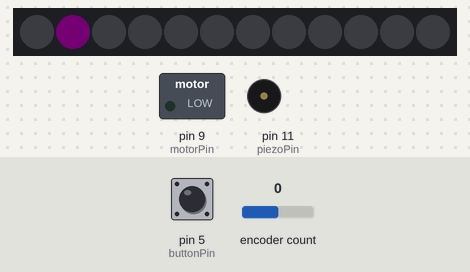
A sketch run on a simulated Arduino Uno, built with avr-gcc and run on an emulated ATmega328P. On the bench: 12 RGB LEDs in strip order, left to right, switched loads named in the sketch (green lamp = pin HIGH), buzzer (waves = sounding, pin HIGH). The test bench sets the inputs (shaded band); at power-on: pin 5 (buttonPin) HIGH, encoder count 0. Dim RGB values are drawn brighter than linear.

Above: at 3.4 s.
3.5 s: pin 5 (buttonPin) pulled LOW for 0.15 s
At 6.4 s:
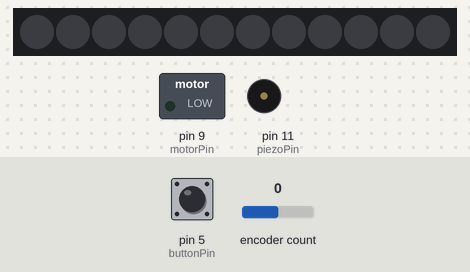
6.6 s: encoder count set to 1
At 7.07 s:
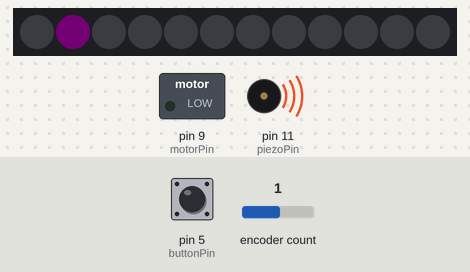
8.6 s: encoder count set to 0
At 9.7 s:
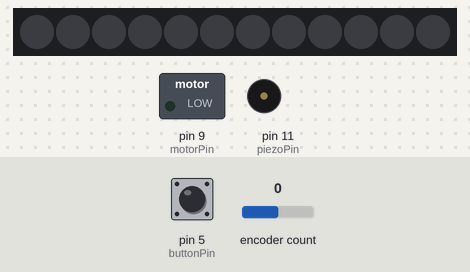
10.2 s: pin 5 (buttonPin) pulled LOW for 1 s
At 13.4 s:
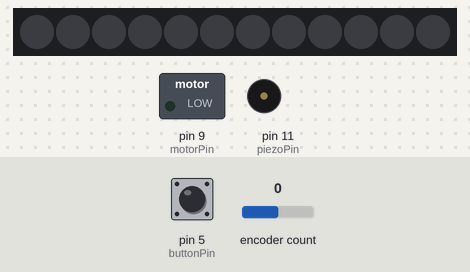
14.0 s: pin 5 (buttonPin) pulled LOW for 3.2 s
At 17.5 s:
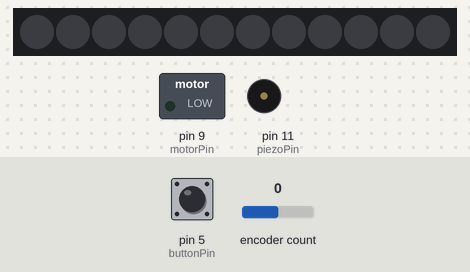
18.7 s: encoder count set to 4
At 19.8 s:
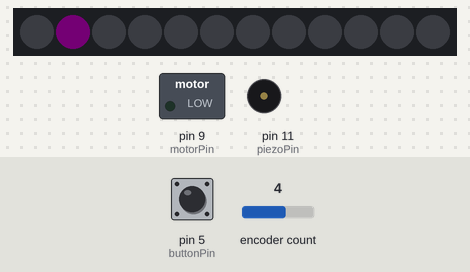
Timing chart, 0 to 21.3 s (numbered marks = the images above; inputs shaded):
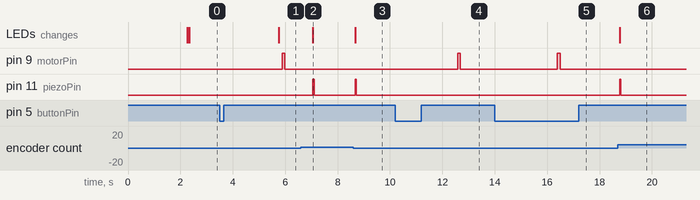

The sketch:

irVolume.ino
```cpp
/*-----------------------------------------
 "irVolume.ino"
Arduino controlled volume dial that transmits IR codes to a regular hifi-amplifier.
The dial also have some haptic and light feedback.
-----------------------------------------*/

#include <IRLib.h>
#include <Encoder.h>
#include "FastLED.h"

Encoder myEnc(2, 4);
IRsend My_Sender;

const byte numPixelLeds = 12;
const byte pixelLedPin =  6;
const byte motorPin = 9;
const byte piezoPin = 11;
const byte buttonPin = 5;

CRGB leds[numPixelLeds];

int volPixelNum = 0;
long oldPosition  = -999;
unsigned long previousMillis = 0;
unsigned long currentMillis;
long newPosition;
bool trigger = false;
int count = 0;
int button = LOW;

void setup() {
  FastLED.addLeds<WS2812, pixelLedPin, GRB>(leds, numPixelLeds);
  FastLED.clear();

  pinMode(motorPin, OUTPUT);
  pinMode(piezoPin, OUTPUT);
  pinMode(buttonPin, INPUT_PULLUP);

  calibrateReset();
}

void loop() {
  newPosition = myEnc.read();
  currentMillis = millis();

  if ((newPosition != oldPosition) && (currentMillis - previousMillis >= 50) && (trigger == false)) {
    if (((newPosition - oldPosition) > 3) || ((oldPosition - newPosition) > 3)) {
      previousMillis = currentMillis;
      if (newPosition < oldPosition) {
        My_Sender.send(RC5, 0x1C11, 13);
        leds[volPixelNum] = CRGB::Black;
        volPixelNum--;
        if (volPixelNum <= 0) volPixelNum = 0;
      } else {
        My_Sender.send(RC5, 0x1C10, 13);
        if (volPixelNum >= 11) volPixelNum = 11;
        volPixelNum++;
        leds[volPixelNum] = CHSV(213, 200, 20);
      }
      FastLED.show();
      oldPosition = newPosition;
      trigger = true;
    }
  }
  if (trigger == true) {
    if (count <= 1) {
      digitalWrite(piezoPin, HIGH);
      //digitalWrite(motorPin, HIGH);
    }
    if (count >= 50) {
      digitalWrite(piezoPin, LOW);
    }
    if (count >= 1000) {
      //digitalWrite(motorPin, LOW);
      trigger = false;
      count = 0;
    }
    count++;
  }

  button = digitalRead(buttonPin);
  if (button == LOW) {
    calibrateReset();
    delay(50);
    My_Sender.send(RC5, 0x1C0C, 13);
    digitalWrite(motorPin, HIGH);
    digitalWrite(piezoPin, HIGH);
    delay(1);
    digitalWrite(piezoPin, LOW);
    delay(3);
    digitalWrite(piezoPin, HIGH);
    delay(4);
    digitalWrite(piezoPin, LOW);
    delay(1);
    digitalWrite(piezoPin, HIGH);
    delay(1);
    digitalWrite(piezoPin, LOW);
    delay(100);
    digitalWrite(motorPin, LOW);
    delay(1000);
  }

}

void calibrateReset() {
  for (int j = 0; j <= 30; j++) {
    My_Sender.send(RC5, 0x1C11, 13);
    delay(5);
  }
  volPixelNum = 0;
  FastLED.clear();
  FastLED.show();
}
```

Measured:
- after the input at 3.5 s, pin 9 (motorPin): LOW → HIGH after 2.4 s, → LOW 0.11 s later; the LEDs: change after 2.3 s (image 1)
- after the input at 6.6 s, pin 11 (piezoPin): LOW → HIGH after 0.46 s, → LOW 0.05 s later; the LEDs: change after 0.46 s (image 2)
- after the input at 8.6 s, pin 11 (piezoPin): LOW → HIGH after 0.07 s, → LOW 0.04 s later; the LEDs: change after 0.07 s (image 3)
- after the input at 10.2 s, pin 9 (motorPin): LOW → HIGH after 2.4 s, → LOW 0.11 s later
- after the input at 14.0 s, pin 9 (motorPin): LOW → HIGH after 2.4 s, → LOW 0.11 s later
- after the input at 18.7 s, pin 11 (piezoPin): LOW → HIGH after 0.07 s, → LOW 0.04 s later; the LEDs: change after 0.07 s (image 6)
